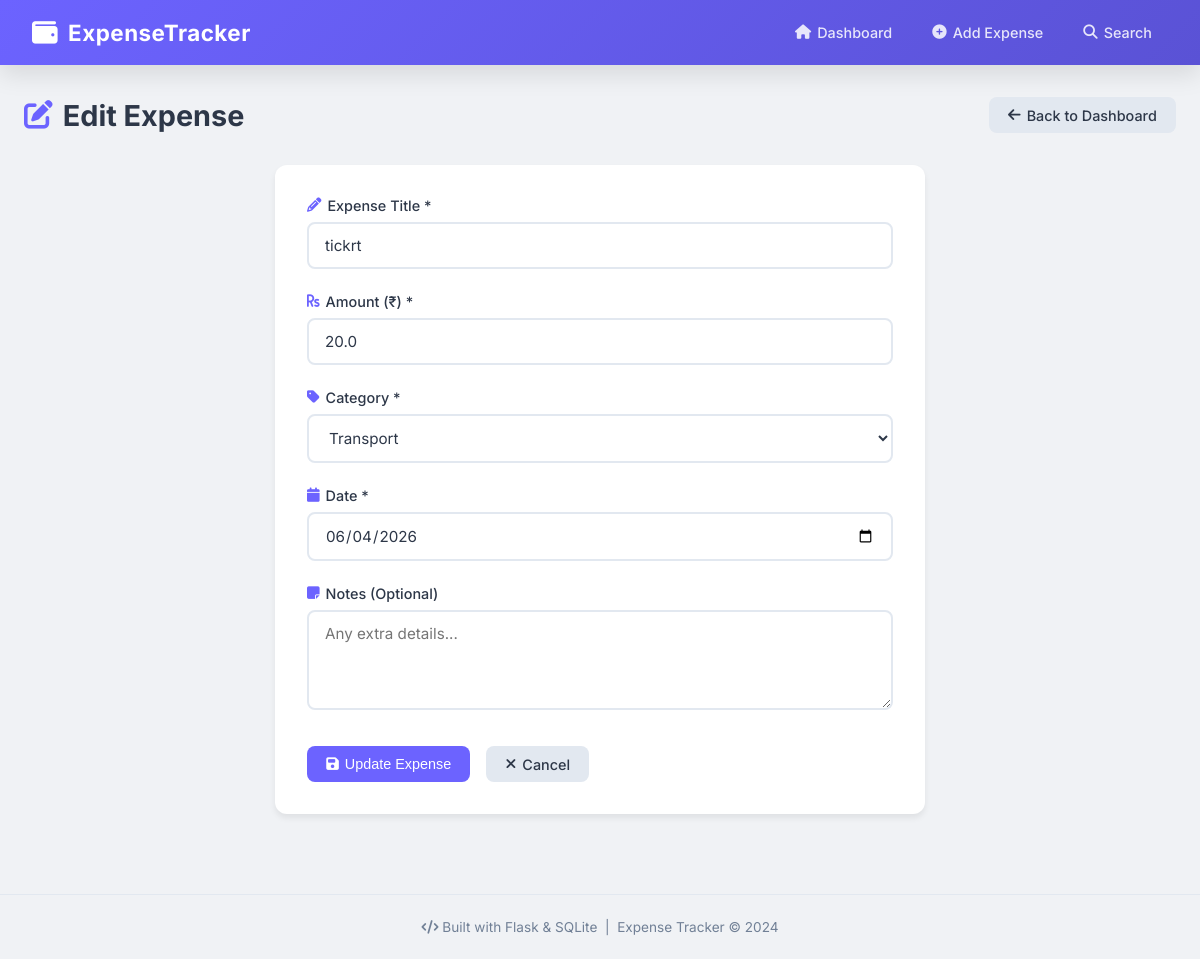
Page /edit/2 on the committed database.
### tables this page shows
CREATE TABLE expenses (
            id INTEGER PRIMARY KEY AUTOINCREMENT,
            title TEXT NOT NULL,
            amount REAL NOT NULL,
            category TEXT NOT NULL,
            date TEXT NOT NULL,
            notes TEXT,
            created_at TIMESTAMP DEFAULT CURRENT_TIMESTAMP
        );

### app.py (the view, shortened to what this page needs)
@app.route('/edit/<int:id>', methods=['GET', 'POST'])
def edit_expense(id):
    conn = get_db_connection()
    expense = conn.execute(
        'SELECT * FROM expenses WHERE id = ?', (id,)
    ).fetchone()
    conn.close()
    return render_template('edit_expense.html', expense=expense)

### database.py (called while the page is built)
def get_db_connection():
    conn = sqlite3.connect('expenses.db')
    conn.row_factory = sqlite3.Row  # This lets us access columns by name
    return conn

### templates/edit_expense.html (shortened to what this page needs)
{% extends 'base.html' %}
{% block content %}
<div class="page-header">
    <h1><i class="fas fa-edit"></i> Edit Expense</h1>
    <a href="{{ url_for('dashboard') }}" class="btn btn-secondary">
        <i class="fas fa-arrow-left"></i> Back to Dashboard
    </a>
</div>
<div class="form-container">
    <form method="POST" action="{{ url_for('edit_expense', id=expense['id']) }}">
        <div class="form-group">
            <label for="title">
                <i class="fas fa-pencil-alt"></i> Expense Title *
            </label>
            <input type="text" id="title" name="title"
                   value="{{ expense['title'] }}"
                   required>
        </div>
        <div class="form-group">
            <label for="amount">
                <i class="fas fa-rupee-sign"></i> Amount (₹) *
            </label>
            <input type="number" id="amount" name="amount"
                   value="{{ expense['amount'] }}"
                   step="0.01" min="0" required>
        </div>
        <div class="form-group">
            <label for="category">
                <i class="fas fa-tag"></i> Category *
            </label>
            <select id="category" name="category" required>
                {% for cat in ['Food','Transport','Shopping','Entertainment','Health','Education','Bills','Travel','Other'] %}
                <option value="{{ cat }}"
                    {% if expense['category'] == cat %}selected{% endif %}>
                    {{ cat }}
                </option>
                {% endfor %}
            </select>
        </div>
        <div class="form-group">
            <label for="date">
                <i class="fas fa-calendar"></i> Date *
            </label>
            <input type="date" id="date" name="date"
                   value="{{ expense['date'] }}"
                   required>
        </div>
        <div class="form-group">
            <label for="notes">
                <i class="fas fa-sticky-note"></i> Notes (Optional)
            </label>
            <textarea id="notes" name="notes"
                      placeholder="Any extra details...">{{ expense['notes'] or '' }}</textarea>
        </div>
        <div class="form-buttons">
            <button type="submit" class="btn btn-primary">
                <i class="fas fa-save"></i> Update Expense
            </button>
            <a href="{{ url_for('dashboard') }}" class="btn btn-secondary">
                <i class="fas fa-times"></i> Cancel
            </a>
        </div>
    </form>
</div>
{% endblock %}

### static/css/style.css (style rules this page uses)
* { margin: 0; padding: 0; box-sizing: border-box; }
:root { --primary: #6c63ff; --primary-dark:#5a52d5; --success: #28a745; --danger: #dc3545; --warning: #ffc107; --info: #17a2b8; --dark: #2d3748; --light: #f8f9fa; --white: #ffffff; --gray: #718096; --gray-light: #e2e8f0; --shadow: 0 4px 6px rgba(0,0,0,0.07); --shadow-lg: 0 10px 25px rgba(0,0,0,0.1); --radius: 12px; --radius-sm: 8px; }
body { font-family: 'Inter', sans-serif; background: #f0f2f5; color: var(--dark); min-height: 100vh; }
.page-header { display: flex; align-items: center; justify-content: space-between; margin-bottom: 2rem; }
.page-header h1 { font-size: 1.8rem; font-weight: 700; color: var(--dark); display: flex; align-items: center; gap: 10px; }
.page-header h1 i { color: var(--primary); }
.btn { padding: 0.6rem 1.2rem; border-radius: var(--radius-sm); font-size: 0.9rem; font-weight: 500; text-decoration: none; border: none; cursor: pointer; display: inline-flex; align-items: center; gap: 6px; transition: all 0.2s ease; }
.btn-primary { background: var(--primary); color: white; }
.btn-secondary { background: var(--gray-light); color: var(--dark); }
.form-container { background: var(--white); border-radius: var(--radius); padding: 2rem; box-shadow: var(--shadow); max-width: 650px; margin: 0 auto; }
.form-group { margin-bottom: 1.5rem; }
.form-group label { display: block; margin-bottom: 0.5rem; font-weight: 500; color: var(--dark); font-size: 0.9rem; display: flex; align-items: center; gap: 6px; }
.form-group label i { color: var(--primary); }
.form-group input, .form-group select, .form-group textarea { width: 100%; padding: 0.75rem 1rem; border: 2px solid var(--gray-light); border-radius: var(--radius-sm); font-size: 0.95rem; font-family: 'Inter', sans-serif; color: var(--dark); background: var(--white); transition: border-color 0.2s ease, box-shadow 0.2s ease; outline: none; }
.form-group textarea { height: 100px; resize: vertical; }
.form-buttons { display: flex; gap: 1rem; margin-top: 2rem; }

### rows in the picture
expenses: title "tickrt", amount "20.0", category "Transport", date "06/04/2026"
